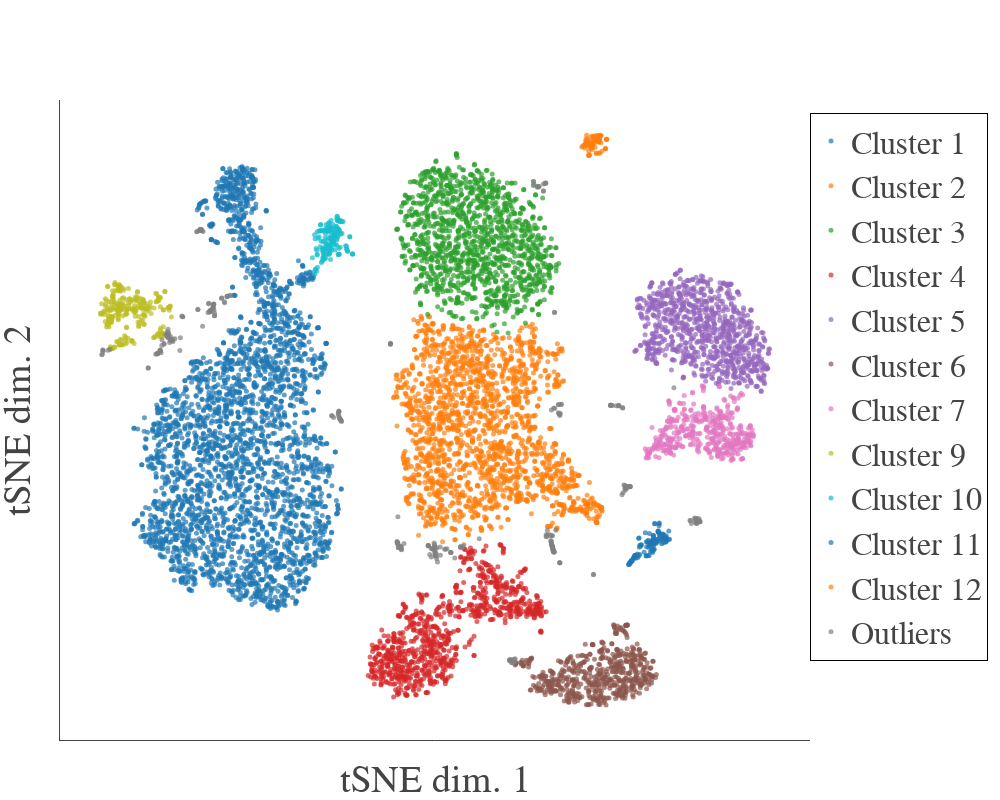

Notebook cell for this chart:
### Markdown cell above
### Plot the clustering results (using plotly)

### Code cell
cluster_colors = {
    'Outliers': 'gray',
}

def plot_clustering_results(
        tsne_matrix: pd.DataFrame,
        cell_labels: pd.Series,
        cluster_colors: dict = None):
    
    if cluster_colors is None:
        cluster_colors = {}
    
    # determine plotting order
    cluster_order = []
    value_counts = cell_labels.value_counts()
    cluster_number = 1
    for id_ in value_counts.index:
        if id_ == 'Outliers':
            continue
        cluster_order.append('Cluster %d' % cluster_number)
        cluster_number +=1    
    if 'Outliers' in value_counts.index:
        cluster_order.append('Outliers')

    # plot all clusters
    data = []
    for cluster_name in cluster_order:

        color = None
        try:
            color = cluster_colors[cluster_name]
        except KeyError:
            pass
        
        sel_cells = (cell_labels == cluster_name)
        
        trace = go.Scatter(
            x=tsne_scores.iloc[0].loc[sel_cells],
            y=tsne_scores.iloc[1].loc[sel_cells],
            mode='markers',
            marker=dict(size=5, opacity=0.7, color=color),
            name=cluster_name,
        )
        
        data.append(trace)
        
    layout = go.Layout(
        width=1000,
        height=800,
        font=dict(size=32, family='serif'),
        xaxis=dict(title='tSNE dim. 1', zeroline=False, showline=True, tickvals=[], showgrid=False),
        yaxis=dict(title='tSNE dim. 2', zeroline=False, showline=True, tickvals=[], showgrid=False),
        margin=dict(l=60, b=60),
        legend=dict(x=1.00, xanchor='left', y=0.98, yanchor='top', bordercolor='black', borderwidth=1),
    )

    fig = go.Figure(data=data, layout=layout)
    iplot(fig)    

    
plot_clustering_results(tsne_scores, cell_labels, cluster_colors=cluster_colors)

### Figure 1 — Plotly figure (JSON) as saved in the notebook; plotly's stock layout.template omitted (floating-point values rounded to 4 significant figures; data arrays with more than 128 entries replaced by an {"elided": "..."} marker saying what was removed)
{"data": [{"marker": {"opacity": 0.7, "size": 5}, "mode": "markers", "name": "Cluster 1", "type": "scatter", "uid": "713d9503-fe43-44c4-8c99-06eb430f1c46", "x": {"elided": "3320 float values"}, "y": {"elided": "3320 float values"}}, {"marker": {"opacity": 0.7, "size": 5}, "mode": "markers", "name": "Cluster 2", "type": "scatter", "uid": "ed56a877-b761-46d5-b014-8ebd76474acc", "x": {"elided": "1938 float values"}, "y": {"elided": "1938 float values"}}, {"marker": {"opacity": 0.7, "size": 5}, "mode": "markers", "name": "Cluster 3", "type": "scatter", "uid": "e2706bbd-02c6-4a65-9631-9229abce712e", "x": {"elided": "1346 float values"}, "y": {"elided": "1346 float values"}}, {"marker": {"opacity": 0.7, "size": 5}, "mode": "markers", "name": "Cluster 4", "type": "scatter", "uid": "8b1ddb02-01f1-4f94-981d-54ac087e559c", "x": {"elided": "901 float values"}, "y": {"elided": "901 float values"}}, {"marker": {"opacity": 0.7, "size": 5}, "mode": "markers", "name": "Cluster 5", "type": "scatter", "uid": "6f5a4e96-42ec-4ea3-a783-f049f7f45dec", "x": {"elided": "898 float values"}, "y": {"elided": "898 float values"}}, {"marker": {"opacity": 0.7, "size": 5}, "mode": "markers", "name": "Cluster 6", "type": "scatter", "uid": "9abc0648-6ae9-44d2-a68d-2705f8ea1752", "x": {"elided": "566 float values"}, "y": {"elided": "566 float values"}}, {"marker": {"opacity": 0.7, "size": 5}, "mode": "markers", "name": "Cluster 7", "type": "scatter", "uid": "d847b2e5-ca68-44d3-99f3-27a70e887673", "x": {"elided": "443 float values"}, "y": {"elided": "443 float values"}}, {"marker": {"opacity": 0.7, "size": 5}, "mode": "markers", "name": "Cluster 8", "type": "scatter", "uid": "f52f7faf-c168-48b7-81ba-9d6cf95eb3f7", "x": [], "y": []}, {"marker": {"opacity": 0.7, "size": 5}, "mode": "markers", "name": "Cluster 9", "type": "scatter", "uid": "20bee2bd-d7a3-4f2f-978a-a07fa812cdbb", "x": {"elided": "249 float values"}, "y": {"elided": "249 float values"}}, {"marker": {"opacity": 0.7, "size": 5}, "mode": "markers", "name": "Cluster 10", "type": "scatter", "uid": "fb8858c6-b0eb-414f-a834-6bc358e4c434", "x": {"elided": "156 float values"}, "y": {"elided": "156 float values"}}, {"marker": {"opacity": 0.7, "size": 5}, "mode": "markers", "name": "Cluster 11", "type": "scatter", "uid": "2faacc5c-8bb0-47c5-8a42-d1cad046a3c6", "x": [50.61, 53.24, 50.17, 52.24, 50.13, 51.78, 52.96, 47.46, 46.41, 47.61, 47.72, 48.73, 53.77, 53.62, 46.8, 53.91, 45.19, 53.22, 52.39, 51.96, 45.49, 50.09, 50.72, 49.02, 49.21, 52.69, 47.56, 50.99, 49.23, 48.13, 51.54, 50.62, 50.78, 50.73, 53.56, 52.97, 47.19, 52.08, 50.43, 51.01, 45.56, 49.59, 50.21, 52.19, 46.8, 51.05, 54.41, 53.14, 53.08, 46.53, 45.83, 45.44, 49.87, 51.4, 50.76, 49.88, 46.57, 45.25, 51.2, 53.28, 49.64, 46.02, 47.7, 46.3, 52.27, 50.92, 53.82, 49.69, 53.88, 52.22, 51.18, 50.94, 47.94, 49.96, 53.84, 50.51, 52.64, 52.01, 53.67, 47.49, 50.88, 47.28, 51.73, 47.92, 45.48, 50.21, 52.28, 54.62, 50.93, 50.98, 49.32, 49.52, 50.71, 53.32, 46.86, 49.2, 45.17, 46.82, 51.34, 46.3, 52.59, 51.24, 54.44, 45.71, 52.82, 52.78, 52.0, 51.4, 45.85, 45.38, 52.19, 51.97, 49.69], "y": [-28.61, -28.24, -31.42, -24.48, -29.86, -28.43, -28.44, -28.13, -32.77, -30.33, -29.92, -31.56, -28.93, -27.91, -32.95, -28.79, -34.49, -27.15, -26.99, -26.5, -34.08, -30.01, -31.57, -26.82, -32.42, -27.51, -28.07, -30.88, -29.0, -29.73, -29.36, -31.22, -27.48, -31.06, -28.23, -27.13, -31.96, -28.31, -30.81, -29.41, -33.82, -29.02, -29.27, -25.12, -32.23, -30.81, -28.47, -29.26, -27.74, -32.38, -33.42, -34.2, -29.26, -29.24, -28.62, -32.31, -32.32, -34.37, -24.63, -27.63, -32.35, -33.57, -32.06, -32.99, -27.51, -27.47, -27.57, -30.33, -27.98, -26.94, -24.6, -29.84, -30.01, -27.03, -28.43, -29.88, -27.73, -26.32, -29.08, -32.38, -27.86, -32.77, -28.84, -29.77, -34.14, -29.21, -28.81, -28.37, -29.54, -28.54, -30.17, -29.04, -28.66, -28.36, -32.3, -32.38, -34.52, -32.23, -28.39, -32.78, -27.32, -28.87, -26.38, -33.7, -28.31, -29.46, -26.64, -29.03, -33.67, -34.24, -24.64, -26.65, -28.64]}, {"marker": {"opacity": 0.7, "size": 5}, "mode": "markers", "name": "Cluster 12", "type": "scatter", "uid": "66c832bd-b8af-4d72-bc77-faa823caf890", "x": [35.69, 37.67, 36.7, 36.74, 37.98, 35.9, 37.7, 37.38, 38.32, 37.57, 35.74, 36.92, 37.42, 35.29, 38.28, 39.74, 36.71, 38.96, 36.87, 35.95, 38.47, 35.43, 38.55, 36.11, 39.73, 38.28, 40.01, 38.33, 35.35, 36.49, 38.35, 35.34, 36.93, 37.28, 38.71, 34.3, 38.15, 38.43, 38.18, 35.67, 38.24, 40.0, 35.84, 39.85, 37.35, 36.99, 37.65, 35.2, 37.45, 36.83, 35.26, 35.95, 36.42, 38.43, 36.55, 38.65, 38.3, 35.64, 38.23, 35.01, 38.75, 37.6, 40.04, 35.98, 37.78, 40.08, 36.54, 36.86, 36.42, 35.42, 35.78, 37.55, 35.15, 34.84, 36.44, 37.68, 37.35, 35.92, 35.42, 34.56], "y": [68.3, 64.93, 66.32, 65.85, 69.3, 65.39, 68.72, 68.15, 68.27, 68.02, 67.4, 67.26, 67.53, 67.28, 68.32, 66.0, 67.01, 65.41, 67.87, 64.41, 68.98, 69.27, 69.19, 64.51, 66.01, 64.98, 68.3, 68.75, 67.65, 66.94, 68.42, 68.4, 69.05, 68.15, 67.47, 66.41, 67.68, 67.95, 69.09, 67.29, 67.63, 68.25, 66.88, 66.01, 66.35, 68.87, 64.92, 67.93, 69.15, 66.84, 67.27, 64.45, 66.17, 64.9, 67.85, 69.24, 67.88, 67.84, 67.84, 66.21, 69.13, 68.2, 68.3, 67.17, 68.32, 68.32, 66.97, 68.84, 66.19, 67.07, 66.9, 67.95, 67.15, 66.93, 68.97, 67.95, 68.47, 64.4, 66.6, 66.67]}, {"marker": {"color": "gray", "opacity": 0.7, "size": 5}, "mode": "markers", "name": "Outliers", "type": "scatter", "uid": "17a57037-1519-42e3-91f6-cdbe1be3e1b2", "x": {"elided": "307 float values"}, "y": {"elided": "307 float values"}}], "layout": {"font": {"family": "serif", "size": 32}, "height": 800, "legend": {"bordercolor": "black", "borderwidth": 1, "x": 1, "xanchor": "left", "y": 0.98, "yanchor": "top"}, "margin": {"b": 60, "l": 60}, "width": 1000, "xaxis": {"showgrid": false, "showline": true, "tickvals": [], "title": {"text": "tSNE dim. 1"}, "zeroline": false}, "yaxis": {"showgrid": false, "showline": true, "tickvals": [], "title": {"text": "tSNE dim. 2"}, "zeroline": false}}}
